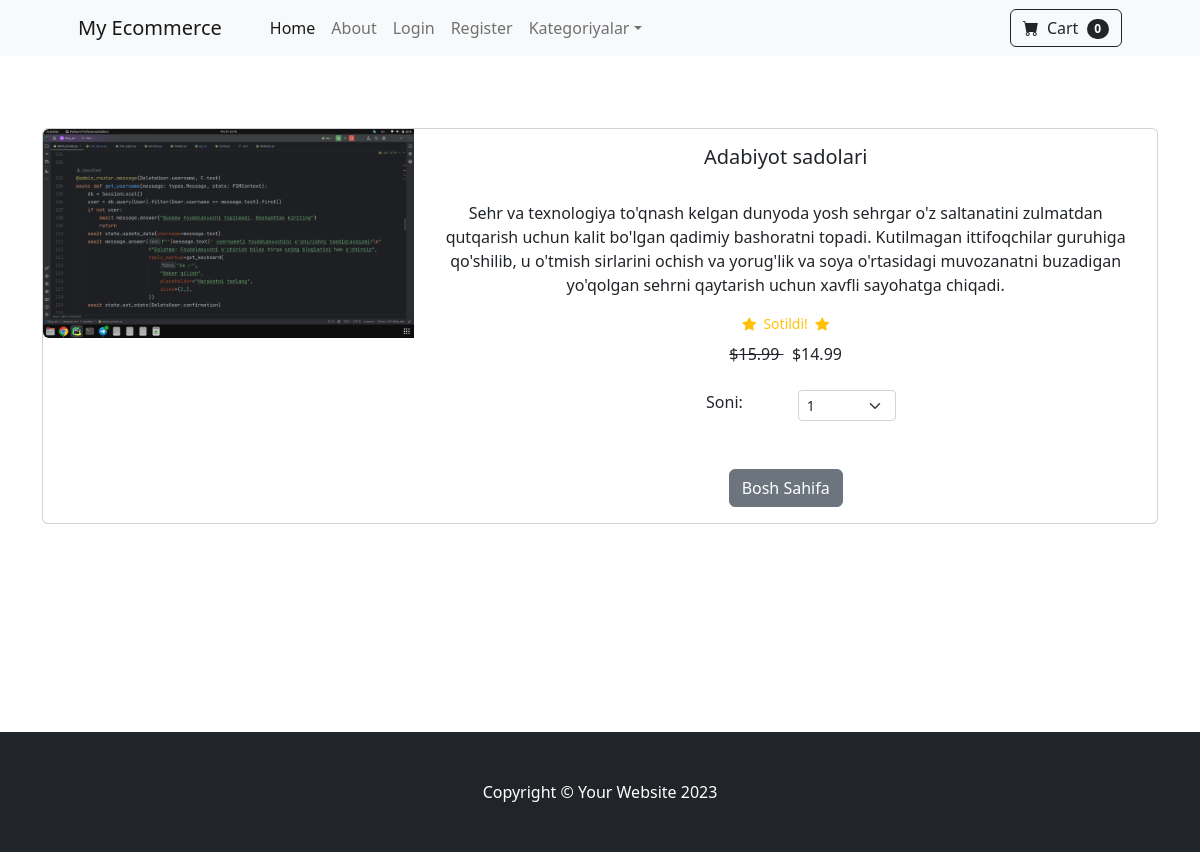
/product/5/, run on the app's committed database.
### store/models.py (models this page shows, shortened)
class Product(models.Model):
    name = models.CharField(max_length=100)
    price = models.DecimalField(max_digits=6, decimal_places=2, default=0)
    category = models.ForeignKey(Category, on_delete=models.CASCADE, default=1)
    description = models.TextField(default="", blank=True, null=True)
    image = models.ImageField(upload_to='uploads/product/')
    is_sale = models.BooleanField(default=False)
    sale_price = models.DecimalField(max_digits=6, decimal_places=2, default=0)

### store/views.py (the view)
# urls.py: path('product/<int:pk>/', views.product, name='product'),
def product(request, pk):
    product = Product.objects.get(id=pk)
    return render(request, 'product.html', {'product': product})

### cart/cart.py (called while the page is built)
    def __len__(self):
        return len(self.cart)

### cart/context_processors.py (called while the page is built)
def cart(request):
    return {'cart': Cart(request)}

### store/templates/product.html (shortened to what this page needs)
{% extends 'base.html' %}
{% block content %}
    <br/>
    <br/>
    <br/>
    <div class="container">
        <div class="card mb-3">
            <div class="row g-0">
                <div class="col-md-4">
                    <img src="{{ product.image.url }}" class="img-fluid rounded-start" alt="...">
                </div>
                <div class="col-md-8">
                    <div class="card-body">
                        <center>
                            <h5 class="card-title">{{ product.name }}</h5>
                            <br/>
                            <p class="card-text justified">{{ product.description }}</p>
                            {% if product.is_sale %}
                                <div class="d-flex justify-content-center small text-warning mb-2">
                                    <div class="bi-star-fill"></div>
                                    &nbsp;&nbsp;Sotildi!&nbsp;&nbsp;
                                    <div class="bi-star-fill"></div>
                                </div>
                                <strike>
                                    ${{ product.price }}
                                </strike>
                                &nbsp;
                                ${{ product.sale_price }}
                            {% else %}
                                ${{ product.price }}
                            {% endif %}
                            <br/><br/>
                            <div class="row justify-content-center">
                                <div class="col-md-2">Soni:</div>
                                <div class="col-md-2">
                                    <select class="form-select form-select-sm" id="qty-cart">
                                        <option value="1">1</option>
                                    </select>
                                </div>
                            </div>
                            <br/><br/>
                            <a href="{% url 'home' %}" class="btn btn-secondary">Bosh Sahifa</a>
                        </center>
                    </div>
                </div>
            </div>
        </div>
    </div>
    <br/><br/>
    <br/><br/>
    <br/><br/>
    <br/><br/>
{% endblock %}

### data on the page
Product: image (picture), name "Adabiyot sadolari", description "Sehr va texnologiya to'qnash kelgan dunyoda yosh sehrgar o'z saltanatini zulmatdan qutqarish uchun kalit bo'lgan qadimiy bashoratni topadi. Kutilmagan ittifoqchilar guruhiga qo'shilib, u o'tmish sirlarini ochish va yorug'lik va soya o'rtasidagi muvozanatni buzadigan yo'qolgan sehrni qaytarish uchun xavfli sayohatga chiqadi.", price "15.99", sale_price "14.99"

### other printed values
{{ cart|length }} "0"
